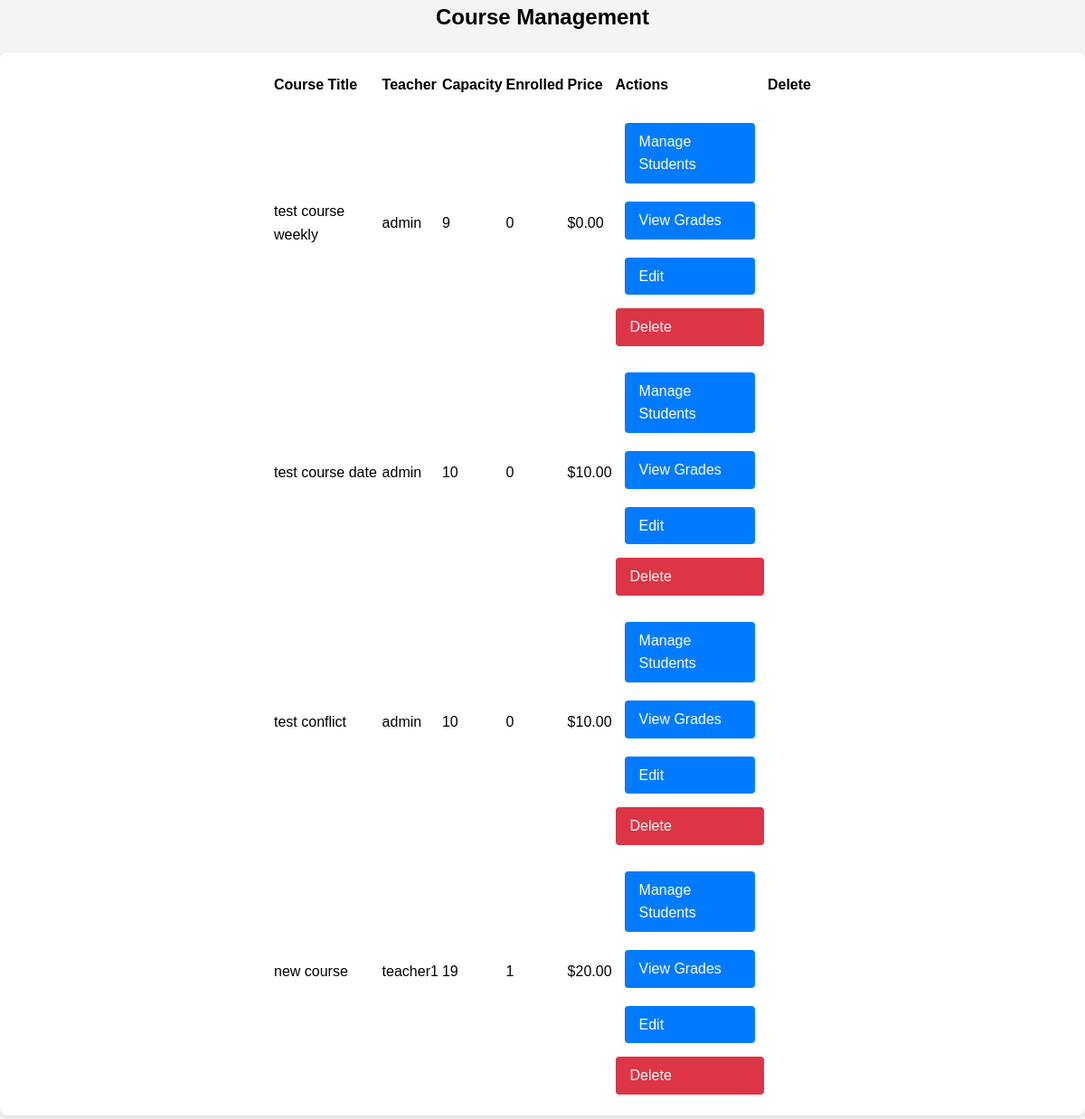
Before: /manage-courses/ (signed in) with the older database file.
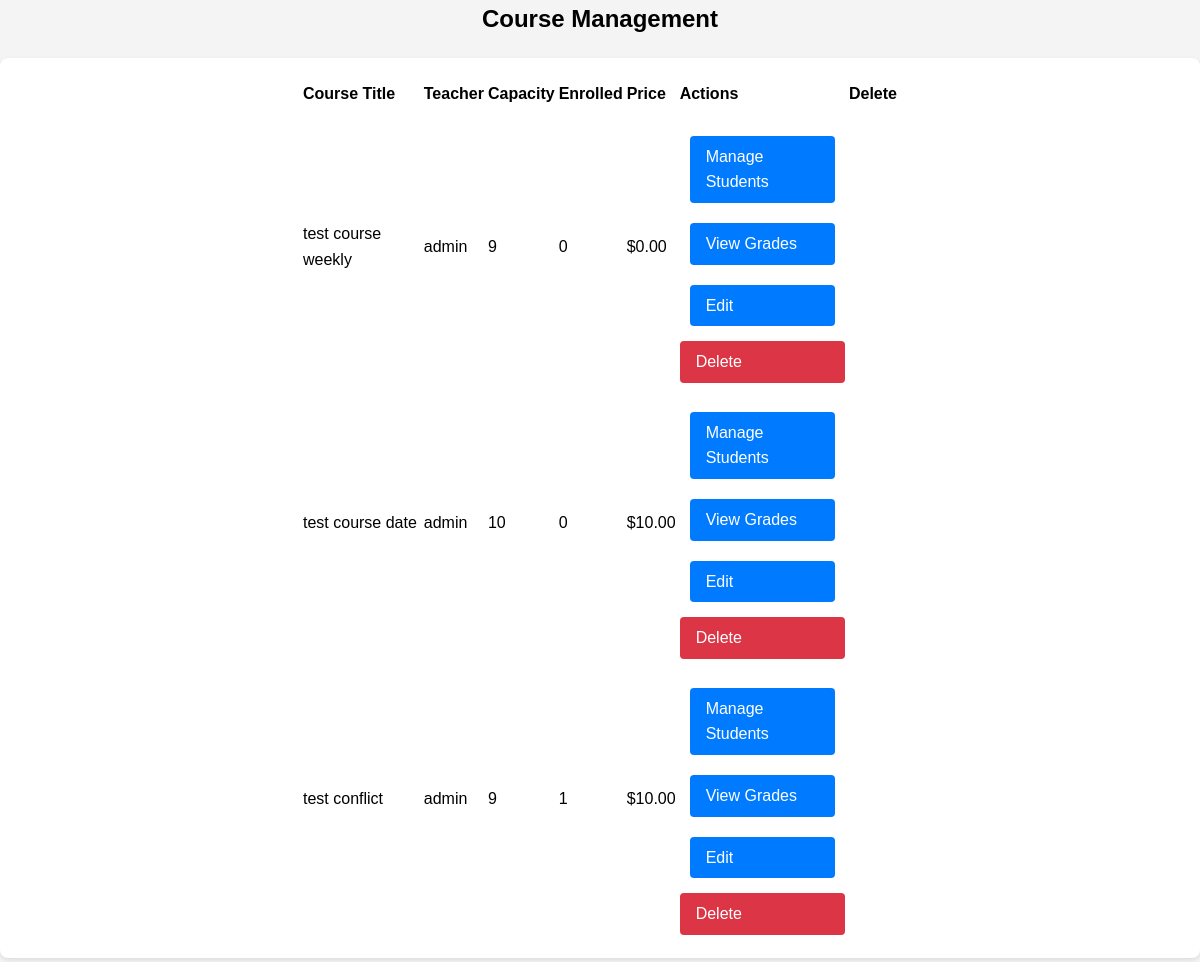
After: the same page with the newer database file.
### course/models.py (models this page shows, shortened)
class Course(models.Model):
    title = models.CharField(max_length=200)
    description = models.TextField()
    content = models.TextField(help_text="Detailed course content and materials")
    teacher = models.ForeignKey(
        settings.AUTH_USER_MODEL,
        on_delete=models.CASCADE,
        limit_choices_to={'is_teacher': True},
    )
    capacity = models.PositiveIntegerField()
    pre_requisites = models.TextField(blank=True, null=True)
    created_at = models.DateTimeField(auto_now_add=True)
    price = models.DecimalField(
        max_digits=10,
        decimal_places=2,
        default=Decimal('0.00'),
    )

### portal/models.py (models this page shows)
class User(AbstractUser):
    is_teacher = models.BooleanField(default=False)
    is_admin = models.BooleanField(default=False)
    groups = models.ManyToManyField(
        'auth.Group',
        related_name='portal_user_set',
        blank=True,
        help_text='The groups this user belongs to.',
        verbose_name='groups'
    )
    user_permissions = models.ManyToManyField(
        'auth.Permission',
        related_name='portal_user_set',
        blank=True,
        help_text='Specific permissions for this user.',
        verbose_name='user permissions'
    )

### adminportal/views.py (the view)
# urls.py: path('manage-courses/', views.admin_manage_courses, name='admin_manage_courses'),
@login_required
@user_passes_test(is_admin)
def admin_manage_courses(request):
    courses = Course.objects.all().select_related('teacher')
    return render(request, 'admin/manage_courses.html', {
        'courses': courses
    })

### adminportal/views.py (called while the page is built)
def is_admin(user):
    return user.is_admin

### adminportal/templates/admin/manage_courses.html (shortened to what this page needs)
{% extends 'base.html' %}
{% block content %}
<div class="container">
    <h2 class="mb-4">Course Management</h2>
    <div class="card">
        <div class="card-body">
            <table class="table">
                <thead>
                    <tr>
                        <th>Course Title</th>
                        <th>Teacher</th>
                        <th>Capacity</th>
                        <th>Enrolled</th>
                        <th>Price</th>
                        <th>Actions</th>
                        <th>Delete</th>
                </thead>
                <tbody>
                    {% for course in courses %}
                    <tr>
                        <td>{{ course.title }}</td>
                        <td>{{ course.teacher.username }}</td>
                        <td>{{ course.capacity }}</td>
                        <td>{{ course.enrollments.count }}</td>
                        <td>${{ course.price }}</td>
                        <td>
                            <div class="btn-group">
                                <a href="{% url 'manage_course_enrollments' course.id %}"
                                   class="btn btn-primary btn-sm">Manage Students</a>
                                <a href="{% url 'admin_course_grades' course.id %}"
                                   class="btn btn-primary btn-sm">View Grades</a>
                                <a href="{% url 'edit_course' course.id %}"
                                   class="btn btn-primary btn-sm">Edit</a>
                                <a href="{% url 'remove_course' course.id %}"
                                   class="btn btn-danger btn-sm">Delete</a>
                            </div>
                        </td>
                    </tr>
                    {% empty %}
                    <tr>
                        <td colspan="6">No courses available.</td>
                    </tr>
                    {% endfor %}
                </tbody>
            </table>
        </div>
    </div>
</div>
{% endblock %}

### portal/templates/base.html (shortened to what this page needs)
{% load static %}
<!DOCTYPE html>
<html>
<head>
    <link rel="stylesheet" href="{% static 'css/style.css' %}">
</head>
<body>
    <main>
        {% block content %}
        {% endblock %}
    </main>
</body>
</html>

### static/css/style.css (style rules this page uses)
body { font-family: 'Arial', sans-serif; line-height: 1.6; margin: 0; padding: 0; background-color: #f4f4f4; }
.container { text-align: center; max-width: 1200px; width: auto; margin: auto; overflow: hidden; }
.card { background: white; border-radius: 8px; box-shadow: 0 2px 5px rgba(0,0,0,0.1); margin-bottom: 20px; transition: transform 0.3s ease; }
.card-body { padding: 20px; text-align: left; margin: 0 auto; max-width: 600px; }
.btn { display: inline-block; padding: 8px 16px; border-radius: 4px; border: none; cursor: pointer; transition: background-color 0.3s ease; text-decoration: none; }
.btn-primary { margin: 5px 10px; padding: 8px 16px; border-radius: 4px; border: none; background-color: #007bff; color: white; text-decoration: none; }
.btn-danger { background-color: #dc3545; color: white; }
.mb-4 { margin-top: 0; text-align: center; }
a { text-decoration: none; }
.btn-group { display: grid; justify-content: center; margin-top: 20px; gap: 10px; }

Changed rows visible on the page:
removed Course: title "new course", teacher.username "teacher1", capacity "19", enrollments.count "1", price "20.00"
changed Course "test conflict": capacity "10" → "9"; enrollments.count "0" → "1"
